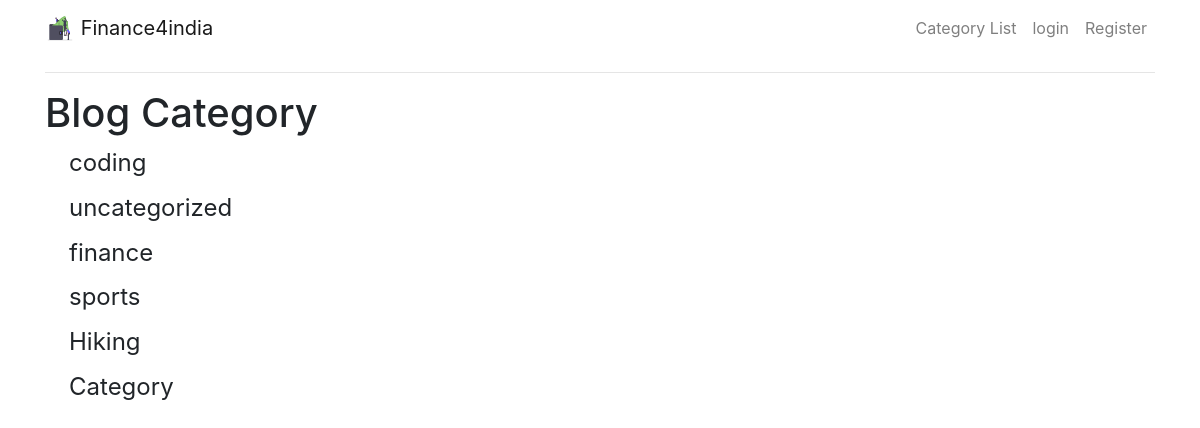
The page /category-list/ on the database its author committed.
### blog/models.py (models this page shows, shortened)
class BlogCategory(models.Model):
    name = models.CharField(max_length=100)
    def __str__(self):
        return self.name +' '

### blog/views.py (the view)
# urls.py: path('category-list/',views.CategoryListView,name='category_list'),
def CategoryListView(request):
    cat_menu_list = BlogCategory.objects.all()
    return render(request,'blog/category_list.html',{'cat_menu_list':cat_menu_list})

### blog/templates/blog/category_list.html (shortened to what this page needs)
{% extends 'blog/base.html' %}  {% block content %}
<h1>Blog Category</h1>
{% for item in cat_menu_list %}
<h4>
  <a class="dropdown-item" href='{% url "category" item|slugify %}'>{{item}}</a>
</h4>
{% endfor %} {% endblock %}

### rows shown on the page
BlogCategory: name "coding"
BlogCategory: name "uncategorized"
BlogCategory: name "finance"
BlogCategory: name "sports"
BlogCategory: name "Hiking"
BlogCategory: name "Category"
